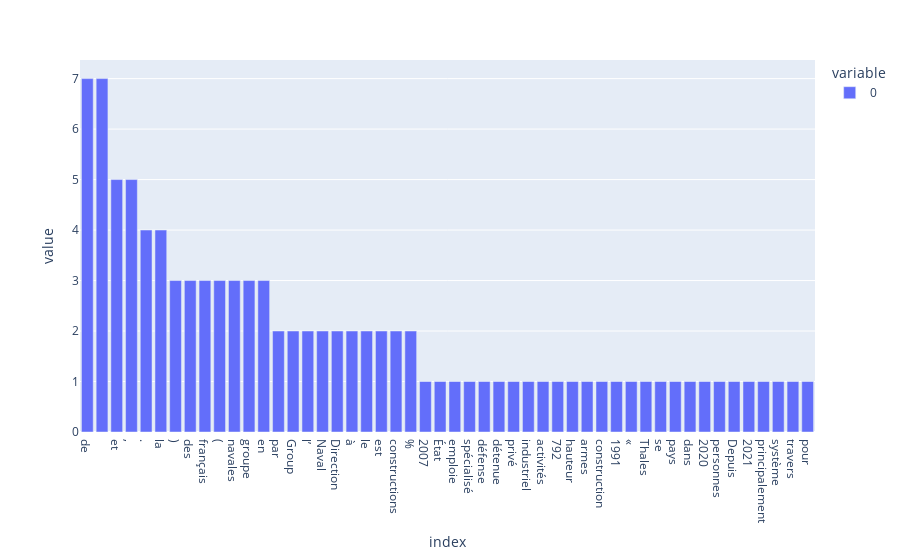

The cell this chart's notebook holds for it:
### Markdown cell above
**Exercice** : en utilisant la fonction `show_most_frequent_tokens`, afficher la liste des tokens les plus fréquent dans le texte.

### Code cell
show_most_frequent_tokens(tokens) # TODO

### Figure 1 — Plotly figure (JSON) as saved in the notebook; plotly's stock layout.template omitted (floating-point values rounded to 4 significant figures)
{"data": [{"alignmentgroup": "True", "hovertemplate": "variable=0<br>index=%{x}<br>value=%{y}<extra></extra>", "legendgroup": "0", "marker": {"color": "#636efa", "pattern": {"shape": ""}}, "name": "0", "offsetgroup": "0", "orientation": "v", "showlegend": true, "textposition": "auto", "type": "bar", "x": ["de", "\n", "et", ",", ".", "la", ")", "des", "français", "(", "navales", "groupe", "en", "par", "Group", "l’", "Naval", "Direction", "à", "le", "est", "constructions", "%", "2007", "État", "emploie", "spécialisé", "défense", "détenue", "privé", "industriel", "activités", "792", "hauteur", "armes", "construction", "1991", "«", "Thales", "se", "pays", "dans", "2020", "personnes", "Depuis", "2021", "principalement", "système", "travers", "pour"], "xaxis": "x", "y": [7, 7, 5, 5, 4, 4, 3, 3, 3, 3, 3, 3, 3, 2, 2, 2, 2, 2, 2, 2, 2, 2, 2, 1, 1, 1, 1, 1, 1, 1, 1, 1, 1, 1, 1, 1, 1, 1, 1, 1, 1, 1, 1, 1, 1, 1, 1, 1, 1, 1], "yaxis": "y"}], "layout": {"barmode": "relative", "legend": {"title": {"text": "variable"}, "tracegroupgap": 0}, "margin": {"t": 60}, "xaxis": {"anchor": "y", "domain": [0, 1], "title": {"text": "index"}}, "yaxis": {"anchor": "x", "domain": [0, 1], "title": {"text": "value"}}}}
